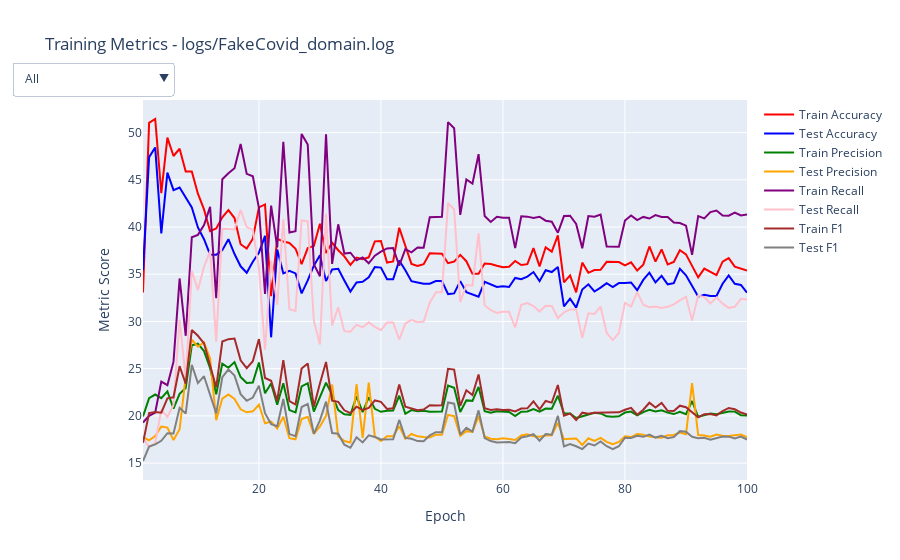
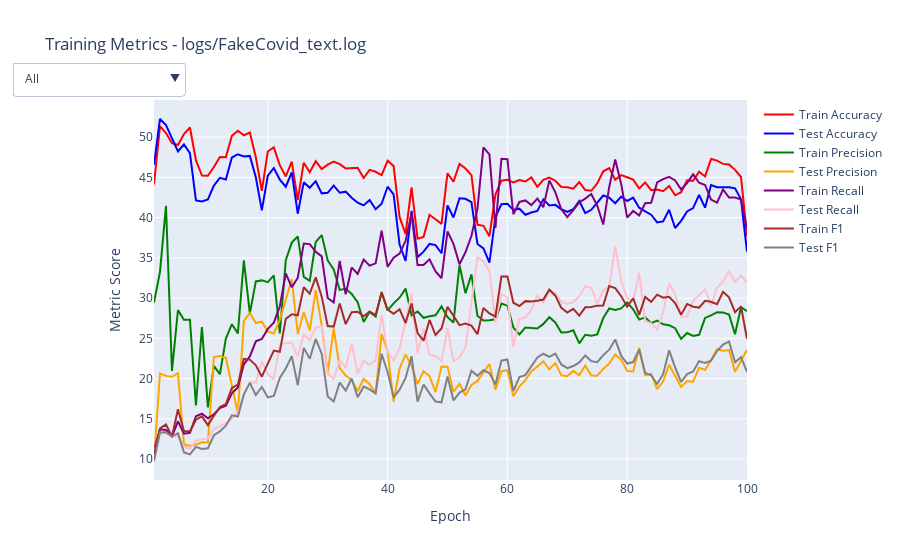
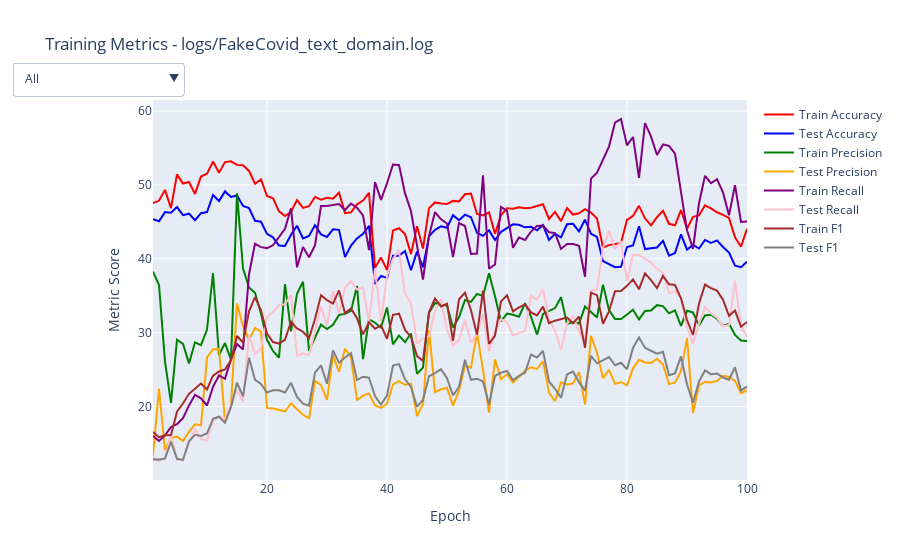
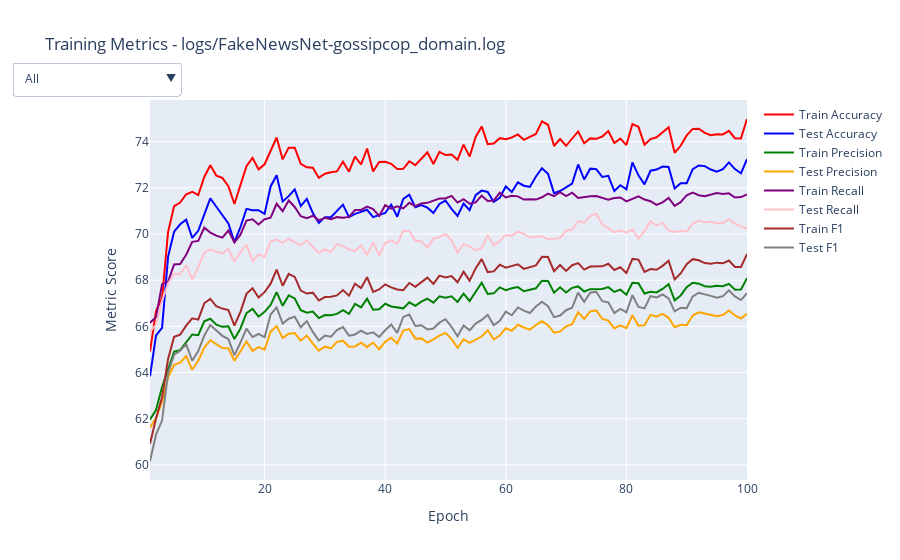

Notebook code for these charts, in order:
### Code cell
def process_log_files(log_dir, img_dir):
    log_files = glob.glob(os.path.join(log_dir, '*.log'))
    log_files = sorted(log_files)

    with open('plots.md', 'w') as f:
        f.write(f'# Plots\n')
        for log_file in log_files:
            fname = os.path.splitext(os.path.basename(log_file))[0] + '.svg'
            fpath = os.path.join(img_dir, fname)

            fig = plot_single(log_file=log_file)
            epoch_n = len(fig.data[0].y)

            fig.write_image(fpath, format='svg', width=1024, height=576)
            f.write(f'## {fname}\n')
            f.write(f'![{fname}]({fpath})\n')
            f.write(f'| Metric | Epoch 1 | Epoch {epoch_n} | &#8710;% last | Max | &#8710;% max | Std Dev |\n')
            f.write(f'| - | - | - | - | - | - | - |\n')
            for trace in fig.data:
                y = trace.y
                epoch1_y = y[0]
                epochn_y = y[-1]
                max_y = np.max(y)
                std_y = np.std(y)

                d100 = (epochn_y - epoch1_y) / epoch1_y * 100
                dmax = (max_y - epoch1_y) / epoch1_y * 100

                f.write(f'| {trace.name} | {epoch1_y:05.02f} | {epochn_y:05.02f} | {d100:05.02f} | {max_y:05.02f} | {dmax:05.02f} | {std_y:05.02f} |\n')

log_dir = "logs"
img_dir = "imgs"
os.makedirs(log_dir, exist_ok=True)
os.makedirs(img_dir, exist_ok=True)
process_log_files(log_dir, img_dir)
